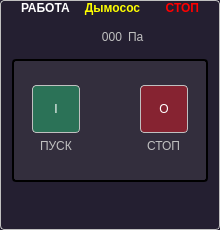
<?xml version="1.0" encoding="UTF-8"?>
<ui version="4.0">
 <class>Exhauser</class>
 <widget class="QGroupBox" name="Exhauser">
  <property name="geometry">
   <rect>
    <x>0</x>
    <y>0</y>
    <width>220</width>
    <height>230</height>
   </rect>
  </property>
  <property name="windowTitle">
   <string>Exhauser</string>
  </property>
  <property name="styleSheet">
   <string notr="true">QGroupBox
{
	color: yellow;
	background-color: rgb(36, 31, 49);
	border: 1px solid silver;
	border-radius: 4px;
	font-weight: bold;
	padding-top: 1em;
}
QGroupBox:flat
{
	background-color: rgb(23, 64, 25);
}
QGroupBox::title
{
	subcontrol-origin: padding;
	subcontrol-position:  top center;
}
#panel
{
	border: 2px solid black;
	border-radius: 4px;
	background-color: rgba(61, 56, 70,150);
}
#start
{
	border: 1px solid silver;
	border-radius: 4px;
	color: white;
	background-color: rgba(38, 162, 105,150);
	padding: 4px;
}
#stop
{
	border: 1px solid silver;
	border-radius: 4px;
	color: white;
	background-color: rgba(192, 28, 40,150);
	padding: 4px;
}
#start:disabled,#stop:disabled
{
	background-color: rgba(154, 153, 150,100);
}

QLabel
{
	color: silver;
}
#running
{
	color: gray;
	font-weight: bold;
	image-position: right;
}
#running:enabled
{
	color: white;
	image: url(:/TREPEL/resources/green-led.png);
	image-position: right;
}
#emergency:enabled
{
	color: gray;
	font-weight: bold;
}
#emergency:enabled
{
	color: red;
	image: url(:/TREPEL/resources/red-led.png);
	image-position: left;
}
#preferences
{
	border: 1px none;
}</string>
  </property>
  <property name="title">
   <string>Дымосос</string>
  </property>
  <property name="prefix" stdset="0">
   <string>MOTOR</string>
  </property>
  <property name="idx" stdset="0">
   <number>1</number>
  </property>
  <layout class="QVBoxLayout" name="verticalLayout_3">
   <property name="topMargin">
    <number>0</number>
   </property>
   <property name="bottomMargin">
    <number>0</number>
   </property>
   <item>
    <widget class="QWidget" name="statusRow" native="true">
     <property name="sizePolicy">
      <sizepolicy hsizetype="Preferred" vsizetype="Fixed">
       <horstretch>0</horstretch>
       <verstretch>0</verstretch>
      </sizepolicy>
     </property>
     <layout class="QHBoxLayout" name="horizontalLayout_3">
      <property name="topMargin">
       <number>0</number>
      </property>
      <property name="bottomMargin">
       <number>0</number>
      </property>
      <item>
       <widget class="QLabel" name="running">
        <property name="text">
         <string>РАБОТА</string>
        </property>
        <property name="alignment">
         <set>Qt::AlignLeading|Qt::AlignLeft|Qt::AlignVCenter</set>
        </property>
       </widget>
      </item>
      <item>
       <widget class="QLabel" name="emergency">
        <property name="text">
         <string>СТОП</string>
        </property>
        <property name="alignment">
         <set>Qt::AlignRight|Qt::AlignTrailing|Qt::AlignVCenter</set>
        </property>
       </widget>
      </item>
     </layout>
    </widget>
   </item>
   <item>
    <widget class="QWidget" name="important" native="true">
     <layout class="QHBoxLayout" name="horizontalLayout_4">
      <item>
       <widget class="QLabel" name="label_2">
        <property name="maximumSize">
         <size>
          <width>24</width>
          <height>24</height>
         </size>
        </property>
        <property name="text">
         <string/>
        </property>
        <property name="pixmap">
         <pixmap resource="../../resources.qrc">:/TREPEL/resources/barometr.png</pixmap>
        </property>
        <property name="scaledContents">
         <bool>true</bool>
        </property>
       </widget>
      </item>
      <item alignment="Qt::AlignRight">
       <widget class="QLabel" name="label">
        <property name="text">
         <string>000</string>
        </property>
        <property name="alignment">
         <set>Qt::AlignRight|Qt::AlignTrailing|Qt::AlignVCenter</set>
        </property>
       </widget>
      </item>
      <item alignment="Qt::AlignLeft">
       <widget class="QLabel" name="units">
        <property name="text">
         <string>Па</string>
        </property>
       </widget>
      </item>
     </layout>
    </widget>
   </item>
   <item>
    <widget class="QWidget" name="panel" native="true">
     <property name="sizePolicy">
      <sizepolicy hsizetype="Preferred" vsizetype="Expanding">
       <horstretch>0</horstretch>
       <verstretch>0</verstretch>
      </sizepolicy>
     </property>
     <layout class="QGridLayout" name="gridLayout">
      <property name="leftMargin">
       <number>3</number>
      </property>
      <property name="rightMargin">
       <number>3</number>
      </property>
      <property name="bottomMargin">
       <number>3</number>
      </property>
      <item row="1" column="0" colspan="2" alignment="Qt::AlignHCenter">
       <widget class="QWidget" name="controls" native="true">
        <layout class="QHBoxLayout" name="horizontalLayout_2">
         <property name="spacing">
          <number>20</number>
         </property>
         <property name="topMargin">
          <number>0</number>
         </property>
         <item alignment="Qt::AlignVCenter">
          <widget class="QWidget" name="startPlace" native="true">
           <layout class="QVBoxLayout" name="verticalLayout">
            <property name="leftMargin">
             <number>0</number>
            </property>
            <property name="topMargin">
             <number>0</number>
            </property>
            <property name="rightMargin">
             <number>0</number>
            </property>
            <property name="bottomMargin">
             <number>0</number>
            </property>
            <item alignment="Qt::AlignHCenter">
             <widget class="QPushButton" name="start">
              <property name="minimumSize">
               <size>
                <width>48</width>
                <height>48</height>
               </size>
              </property>
              <property name="maximumSize">
               <size>
                <width>48</width>
                <height>48</height>
               </size>
              </property>
              <property name="cursor">
               <cursorShape>PointingHandCursor</cursorShape>
              </property>
              <property name="text">
               <string>I</string>
              </property>
             </widget>
            </item>
            <item alignment="Qt::AlignHCenter">
             <widget class="QLabel" name="startLabel">
              <property name="text">
               <string>ПУСК</string>
              </property>
             </widget>
            </item>
           </layout>
          </widget>
         </item>
         <item>
          <spacer name="horizontalSpacer">
           <property name="orientation">
            <enum>Qt::Horizontal</enum>
           </property>
           <property name="sizeHint" stdset="0">
            <size>
             <width>40</width>
             <height>20</height>
            </size>
           </property>
          </spacer>
         </item>
         <item alignment="Qt::AlignVCenter">
          <widget class="QWidget" name="stopPlace" native="true">
           <layout class="QVBoxLayout" name="verticalLayout_2">
            <property name="leftMargin">
             <number>0</number>
            </property>
            <property name="topMargin">
             <number>0</number>
            </property>
            <property name="rightMargin">
             <number>0</number>
            </property>
            <property name="bottomMargin">
             <number>0</number>
            </property>
            <item alignment="Qt::AlignHCenter">
             <widget class="QPushButton" name="stop">
              <property name="minimumSize">
               <size>
                <width>48</width>
                <height>48</height>
               </size>
              </property>
              <property name="maximumSize">
               <size>
                <width>48</width>
                <height>16777215</height>
               </size>
              </property>
              <property name="cursor">
               <cursorShape>PointingHandCursor</cursorShape>
              </property>
              <property name="text">
               <string>O</string>
              </property>
             </widget>
            </item>
            <item alignment="Qt::AlignHCenter">
             <widget class="QLabel" name="stopLabel">
              <property name="text">
               <string>СТОП</string>
              </property>
             </widget>
            </item>
           </layout>
          </widget>
         </item>
        </layout>
       </widget>
      </item>
     </layout>
    </widget>
   </item>
   <item alignment="Qt::AlignBottom">
    <widget class="QWidget" name="statusBar" native="true">
     <property name="enabled">
      <bool>true</bool>
     </property>
     <layout class="QHBoxLayout" name="horizontalLayout">
      <property name="topMargin">
       <number>0</number>
      </property>
      <item>
       <widget class="QLabel" name="powered">
        <property name="minimumSize">
         <size>
          <width>32</width>
          <height>32</height>
         </size>
        </property>
        <property name="maximumSize">
         <size>
          <width>32</width>
          <height>32</height>
         </size>
        </property>
        <property name="text">
         <string/>
        </property>
        <property name="pixmap">
         <pixmap resource="../../resources.qrc">:/TREPEL/resources/bolt.png</pixmap>
        </property>
        <property name="scaledContents">
         <bool>true</bool>
        </property>
       </widget>
      </item>
      <item>
       <widget class="QLabel" name="manual">
        <property name="minimumSize">
         <size>
          <width>32</width>
          <height>32</height>
         </size>
        </property>
        <property name="maximumSize">
         <size>
          <width>32</width>
          <height>32</height>
         </size>
        </property>
        <property name="text">
         <string/>
        </property>
        <property name="pixmap">
         <pixmap resource="../../resources.qrc">:/TREPEL/resources/hand.png</pixmap>
        </property>
        <property name="scaledContents">
         <bool>true</bool>
        </property>
       </widget>
      </item>
      <item>
       <widget class="QPushButton" name="preferences">
        <property name="minimumSize">
         <size>
          <width>32</width>
          <height>32</height>
         </size>
        </property>
        <property name="maximumSize">
         <size>
          <width>32</width>
          <height>32</height>
         </size>
        </property>
        <property name="cursor">
         <cursorShape>PointingHandCursor</cursorShape>
        </property>
        <property name="text">
         <string/>
        </property>
        <property name="icon">
         <iconset resource="../../resources.qrc">
          <normaloff>:/TREPEL/resources/tune.png</normaloff>:/TREPEL/resources/tune.png</iconset>
        </property>
        <property name="iconSize">
         <size>
          <width>24</width>
          <height>24</height>
         </size>
        </property>
        <property name="flat">
         <bool>true</bool>
        </property>
       </widget>
      </item>
     </layout>
    </widget>
   </item>
  </layout>
 </widget>
 <resources>
  <include location="../../resources.qrc"/>
  <include location="../../resources.qrc"/>
 </resources>
 <connections/>
</ui>
